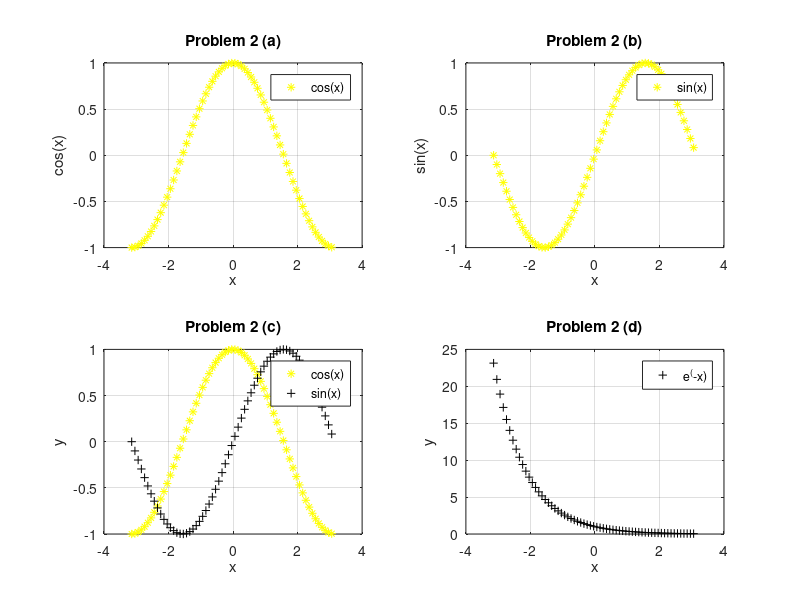
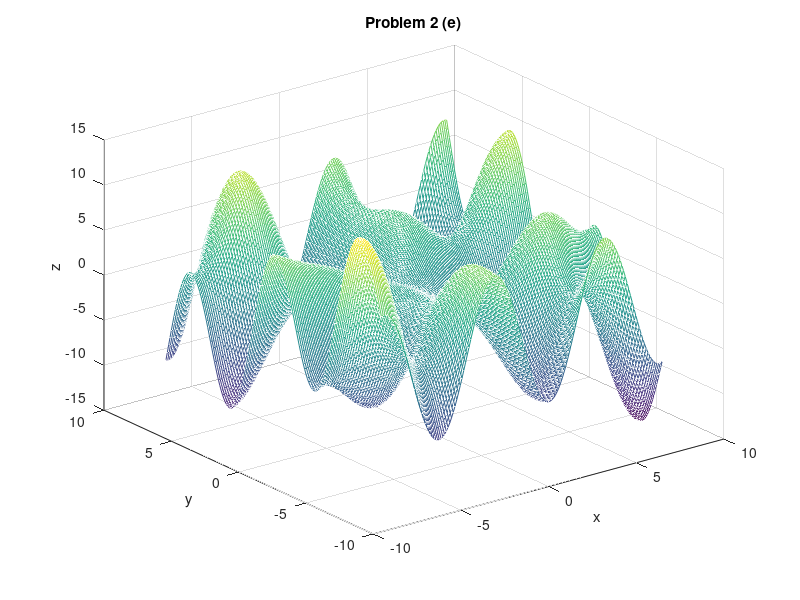
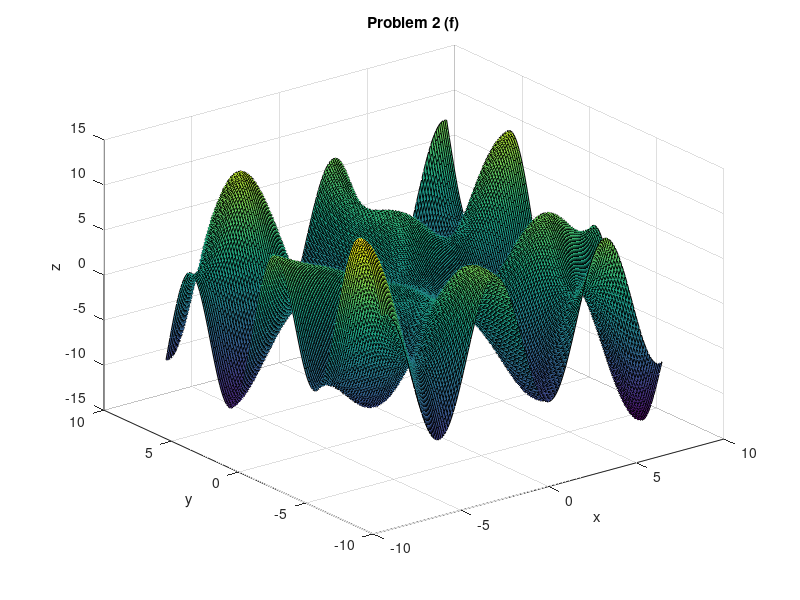
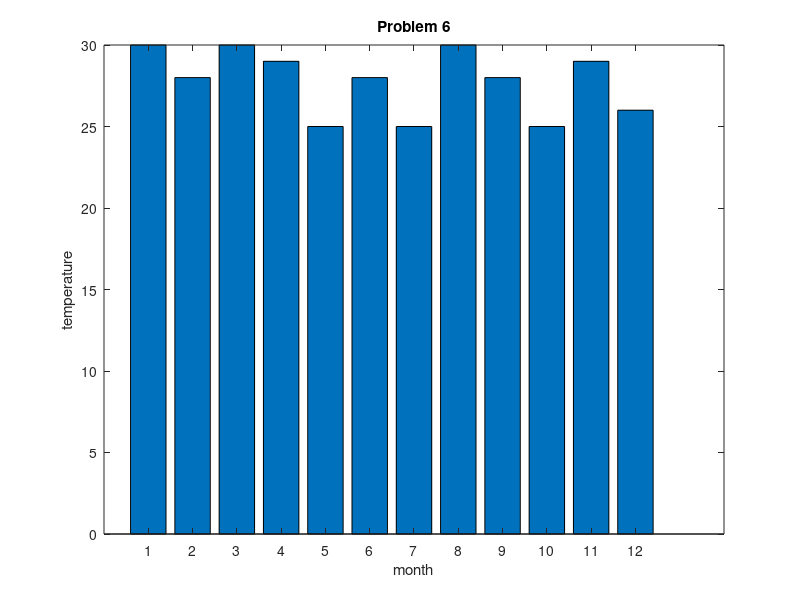

These figures' MATLAB source, in order:
% Problem 1
%{
     1 2 3         9 8 7
A =  4 5 6    B =  6 5 4
     7 8 9         3 2 1
%}

A = [1,2,3 ; 4,5,6 ; 7,8,9];
B = [9,8,7 ; 6,5,4 ; 3,2,1];

% (a) : A + B
disp('Problem 1(a)')
ans1_a = A + B;
disp(ans1_a)

% (b) : A * B
disp('Problem 1(b)')
ans1_b = A * B;
disp(ans1_b)

% (c) : A^2
disp('Problem 1(c)')
ans1_c = A^2;
disp(ans1_c)

% (d) : B'
disp('Problem 1(d)')
ans1_d = B';
disp(ans1_d)

% Problem 2
% (a) : plot cos(x)
figure(1)
x = -pi : 0.1 : pi;
subplot(2,2,1)
plot(x, cos(x), '*y');
legend('cos(x)');
xlabel('x');
ylabel('cos(x)');
title('Problem 2 (a)');
grid on;

% (b) : plot sin(x)
subplot(2,2,2)
plot(x, sin(x), '*y');
legend('sin(x)');
xlabel('x');
ylabel('sin(x)');
title('Problem 2 (b)');
grid on;

% (c) : plot cos(x) and sin(x)
subplot(2,2,3)
plot(x, cos(x), '*y', x, sin(x), '+k');
legend('cos(x)', 'sin(x)');
xlabel('x');
ylabel('y');
title('Problem 2 (c)');
grid on;

% (d) : plot e^(-x)
subplot(2,2,4)
plot(x, exp(-x), '+k');
legend('e^(-x)');
xlabel('x');
ylabel('y');
title('Problem 2 (d)');
grid on;

% (e, f) : mesh plot and surface plot
x = -8 : 0.1 : 8;
y = -8 : 0.1 : 8;
[xx, yy] = meshgrid(x, y);
zz = yy.*sin(xx) - xx.*cos(yy);

figure(2)
mesh(xx, yy, zz);
xlabel('x');
ylabel('y');
zlabel('z');
title('Problem 2 (e)');

figure(3)
surf(xx, yy, zz);
xlabel('x');
ylabel('y');
zlabel('z');
title('Problem 2 (f)');

% Problem 3
% (a) 3x3 random integer matrix(1 ~ 6)
disp('Problem 3(a)')
ans3_a = randi(6,3,3);
disp(ans3_a)

% (b) 3x3 identity matrix
disp('Problem 3(b)')
ans3_b = eye(3);
disp(ans3_b)

% (c) A + B
disp('Problem 3(c)')
ans3_c = ans3_a + ans3_b;
disp(ans3_c)

% (d) main diagonal of (c)
disp('Problem 3(d)')
ans3_d = diag(ans3_a + ans3_b, 0);
disp(ans3_d)

% Problem 4 
disp('Problem 4')
score = input('enter your score : ');
if score > 100 || score < 0
    disp('Error score');
else
    switch floor(score/10)
    case 10
    disp('Your grade is A');   
    case 9
    disp('Your grade is A');
    case 8
    disp('Your grade is B');
    case 7
    disp('Your grade is C');
    otherwise
    disp('Your grade is Fall');
    end
end
fprintf('\n')

% Problem 5
disp('Problem 5')
n = 1;
summation = 1;
while n < 999
    n = n + 1;
    summation = summation + n;
end
X = sprintf('1+2+3+...+999 = %d', summation);
disp(X);
fprintf('\n')

% Problem 6
disp('Problem 6')
temperatures = [];
for n = 1 : 12
    temperatures = [temperatures, randi([25, 30])];
end
% temperatures = randi([25, 30], 1,12);
disp('The temperatures of each month')
disp(temperatures)
figure(4)
bar(temperatures)
xlabel('month');			
ylabel('temperature');
title('Problem 6');